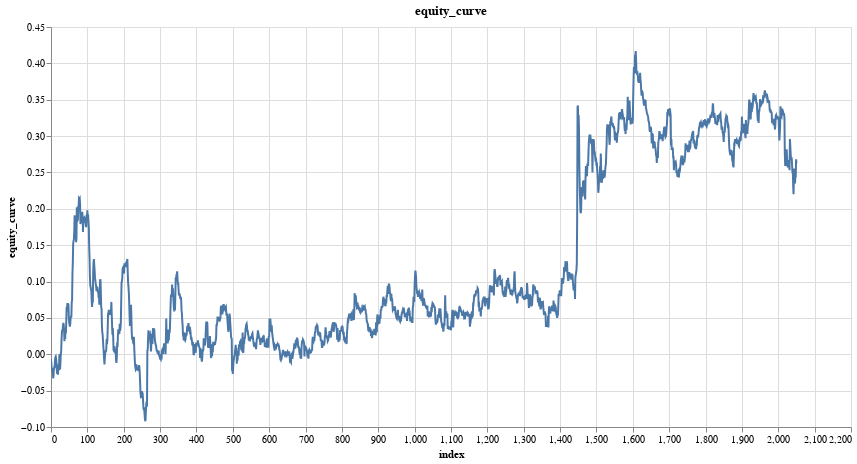

The cell this chart's notebook holds for it:
### Code cell
research.plot_column(trade_results, 'equity_curve')

### Figure 1 — Vega specification as saved in the notebook (floating-point values rounded to 4 significant figures; data arrays with more than 128 entries replaced by an {"elided": "..."} marker saying what was removed)
{"$schema": "https://vega.github.io/schema/vega/v5.json", "data": [{"name": "param_5_store"}, {"name": "source_0", "values": {"elided": "2051 records"}}, {"name": "source_0_x_domain_index", "values": [{"min": 0, "max": 2050}]}, {"name": "source_0_y_domain_equity_curve", "values": [{"min": -0.092, "max": 0.417}]}], "signals": [{"name": "unit", "value": {}, "on": [{"events": "pointermove", "update": "isTuple(group()) ? group() : unit"}]}, {"name": "param_5", "update": "vlSelectionResolve(\"param_5_store\", \"union\")"}, {"name": "param_5_index", "on": [{"events": [{"source": "view", "type": "dblclick"}], "update": "null"}, {"events": {"signal": "param_5_translate_delta"}, "update": "panLinear(param_5_translate_anchor.extent_x, -param_5_translate_delta.x / width)"}, {"events": {"signal": "param_5_zoom_delta"}, "update": "zoomLinear(domain(\"x\"), param_5_zoom_anchor.x, param_5_zoom_delta)"}]}, {"name": "param_5_equity_curve", "on": [{"events": [{"source": "view", "type": "dblclick"}], "update": "null"}, {"events": {"signal": "param_5_translate_delta"}, "update": "panLinear(param_5_translate_anchor.extent_y, param_5_translate_delta.y / height)"}, {"events": {"signal": "param_5_zoom_delta"}, "update": "zoomLinear(domain(\"y\"), param_5_zoom_anchor.y, param_5_zoom_delta)"}]}, {"name": "param_5_tuple", "on": [{"events": [{"signal": "param_5_index || param_5_equity_curve"}], "update": "param_5_index && param_5_equity_curve ? {unit: \"\", fields: param_5_tuple_fields, values: [param_5_index,param_5_equity_curve]} : null"}]}, {"name": "param_5_tuple_fields", "value": [{"field": "index", "channel": "x", "type": "R"}, {"field": "equity_curve", "channel": "y", "type": "R"}]}, {"name": "param_5_translate_anchor", "value": {}, "on": [{"events": [{"source": "scope", "type": "pointerdown"}], "update": "{x: x(unit), y: y(unit), extent_x: domain(\"x\"), extent_y: domain(\"y\")}"}]}, {"name": "param_5_translate_delta", "value": {}, "on": [{"events": [{"source": "window", "between": [{"source": "scope", "type": "pointerdown"}, {"source": "window", "type": "pointerup"}], "consume": true, "type": "pointermove"}], "update": "{x: param_5_translate_anchor.x - x(unit), y: param_5_translate_anchor.y - y(unit)}"}]}, {"name": "param_5_zoom_anchor", "on": [{"events": [{"source": "scope", "consume": true, "type": "wheel"}], "update": "{x: invert(\"x\", x(unit)), y: invert(\"y\", y(unit))}"}]}, {"name": "param_5_zoom_delta", "on": [{"events": [{"source": "scope", "type": "wheel", "consume": true}], "update": "pow(1.001, event.deltaY * pow(16, event.deltaMode))", "force": true}]}, {"name": "param_5_modify", "on": [{"events": {"signal": "param_5_tuple"}, "update": "modify(\"param_5_store\", param_5_tuple, true)"}]}], "marks": [{"type": "line", "name": "marks", "from": {"data": "source_0"}, "sort": {"field": "x"}, "encode": {"update": {"tooltip": {"signal": "{\"index\": format(datum[\"index\"], \"\"), \"equity_curve\": format(datum[\"equity_curve\"], \"\")}"}, "x": {"field": "index", "scale": "x"}, "defined": {"signal": "isValid(datum[\"index\"]) && isFinite(+datum[\"index\"]) && isValid(datum[\"equity_curve\"]) && isFinite(+datum[\"equity_curve\"])"}, "stroke": {"value": "#4c78a8"}, "y": {"field": "equity_curve", "scale": "y"}}}, "style": ["line"], "interactive": true, "clip": true}], "scales": [{"name": "x", "type": "linear", "domain": [{"signal": "(data(\"source_0_x_domain_index\")[0] || {}).min"}, {"signal": "(data(\"source_0_x_domain_index\")[0] || {}).max"}], "range": [0, {"signal": "width"}], "domainRaw": {"signal": "param_5[\"index\"]"}, "zero": false, "nice": true}, {"name": "y", "type": "linear", "domain": [{"signal": "(data(\"source_0_y_domain_equity_curve\")[0] || {}).min"}, {"signal": "(data(\"source_0_y_domain_equity_curve\")[0] || {}).max"}], "range": [{"signal": "height"}, 0], "zero": true, "domainRaw": {"signal": "param_5[\"equity_curve\"]"}, "nice": true}], "axes": [{"scale": "x", "grid": true, "labels": false, "orient": "bottom", "domain": false, "ticks": false, "maxExtent": 0, "zindex": 0, "gridScale": "y", "aria": false, "tickCount": {"signal": "ceil(width/40)"}, "minExtent": 0}, {"scale": "y", "maxExtent": 0, "minExtent": 0, "grid": true, "tickCount": {"signal": "ceil(height/40)"}, "gridScale": "x", "labels": false, "aria": false, "zindex": 0, "orient": "left", "domain": false, "ticks": false}, {"scale": "x", "zindex": 0, "grid": false, "title": "index", "orient": "bottom", "labelOverlap": true, "labelFlush": true, "tickCount": {"signal": "ceil(width/40)"}}, {"scale": "y", "zindex": 0, "grid": false, "orient": "left", "title": "equity_curve", "labelOverlap": true, "tickCount": {"signal": "ceil(height/40)"}}], "title": {"text": "equity_curve", "frame": "group"}, "padding": 5, "height": 400, "style": "cell", "width": 800, "background": "white"}
